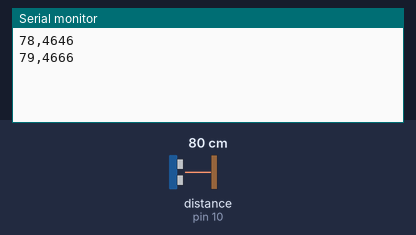
The sketch below on a simulated Arduino Uno, built with avr-gcc and run on an emulated ATmega328P. Parts: the last lines printed to the serial monitor. Wiring (inferred from the names in the program): ultrasonic range finder: trigger pin 9; echo pin 10. The test bench sets the inputs (shaded band); at power-on: distance to the obstacle (sensor on pin 10) 80 cm. The echo pulse lasts 58.3 µs per cm.

Above: at 1.8 s.
1.9 s: distance to the obstacle (sensor on pin 10) set to 2 cm
At 2.5 s:
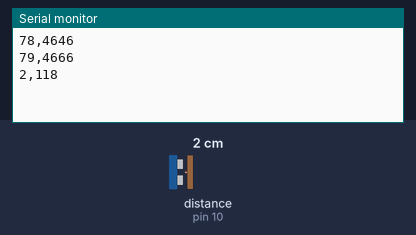
3.4 s: distance to the obstacle (sensor on pin 10) set to 4 cm
At 4.8 s:
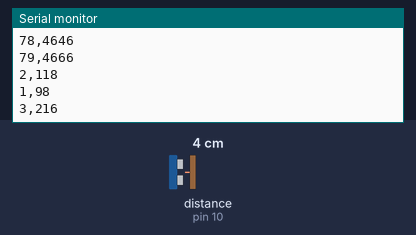
Timing chart, 0 to 6.4 s (numbered marks = the images above; inputs shaded):
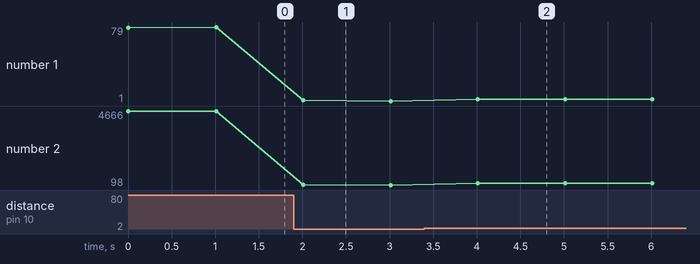

The sketch:

arduino_code.ino
```cpp
const int trigPin = 9;  // Trigger pin of ultrasonic sensor
const int echoPin = 10; // Echo pin of ultrasonic sensor

void setup() {
  Serial.begin(9600);
  pinMode(trigPin, OUTPUT);
  pinMode(echoPin, INPUT);
}

void loop() {
  // Triggering the ultrasonic sensor
  digitalWrite(trigPin, LOW);
  delayMicroseconds(2);
  digitalWrite(trigPin, HIGH);
  delayMicroseconds(10);
  digitalWrite(trigPin, LOW);

  // Reading the echo pin
  long duration = pulseIn(echoPin, HIGH);

  // Calculating distance in centimeters
  int distance = duration * 0.034 / 2;

  // Sending distance data to the serial port
  Serial.print(distance);
  Serial.print(",");
  Serial.println(duration);

  delay(1000); // Wait for a second before the next measurement
}
```

Measured:
- after the input at 1.9 s, the serial monitor: prints a new line after 0.11 s (image 1)
- after the input at 3.4 s, the serial monitor: prints a new line after 0.61 s (image 2)
- plotted number 1: 79 → 1 after the input at 1.9 s, 1 → 3 after the input at 3.4 s
- plotted number 2: 4666 → 98 after the input at 1.9 s, 98 → 215 after the input at 3.4 s
